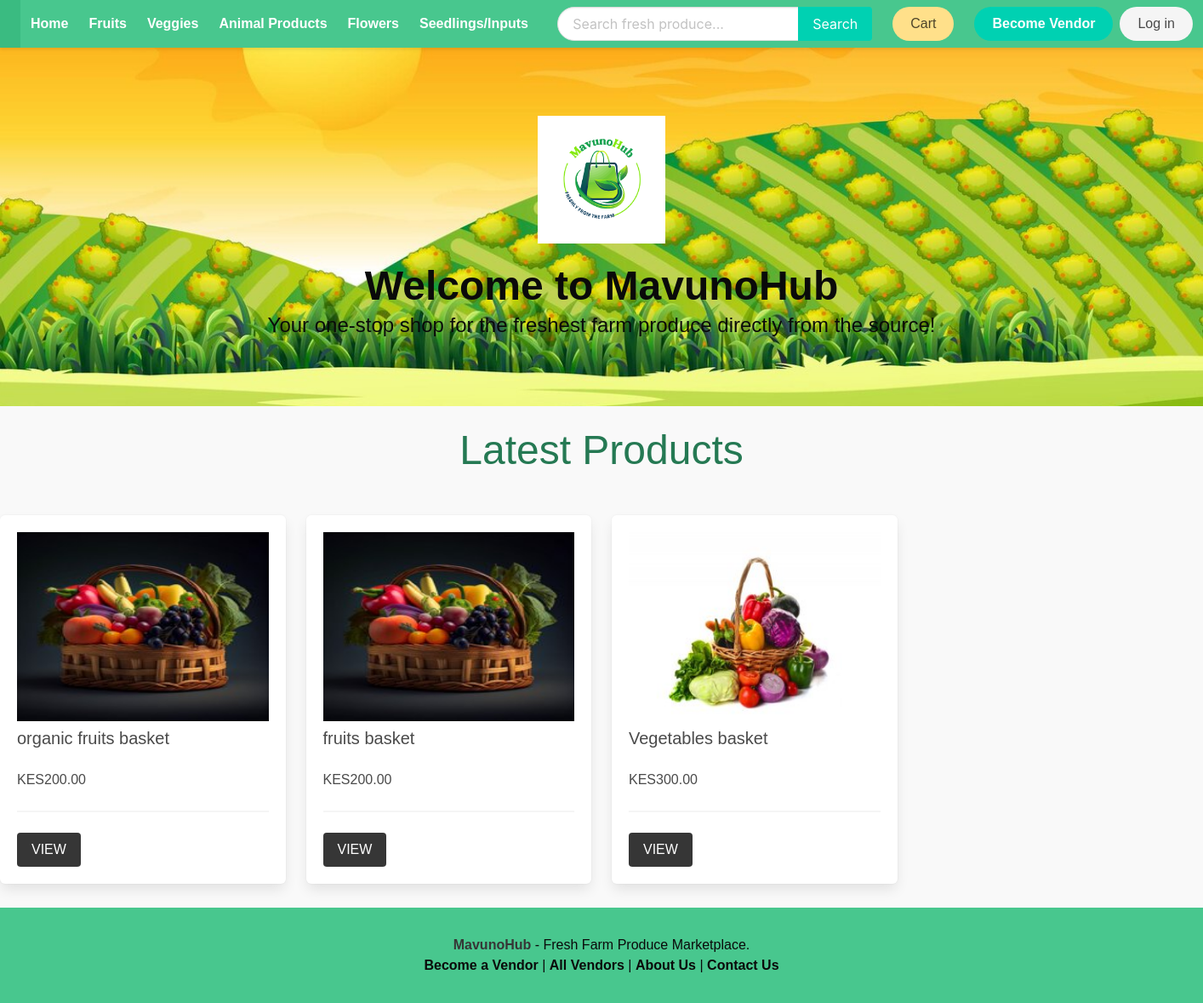
/core/, run on the app's committed database.
### product/models.py (models this page shows, shortened)
class Category(models.Model):
    title = models.CharField(max_length=50)
    slug = models.SlugField(max_length=55)
    ordering = models.IntegerField(default=0)
    class Meta:
        ordering = ['ordering']

class Product(models.Model):
    category = models.ForeignKey(Category, related_name='products', on_delete=models.CASCADE)
    vendor = models.ForeignKey(Vendor, related_name="products", on_delete=models.CASCADE)
    title = models.CharField(max_length=50)
    slug = models.SlugField(max_length=55)
    description = models.TextField(blank=True, null=True)
    price = models.DecimalField(max_digits=6, decimal_places=2)
    added_date = models.DateTimeField(auto_now_add=True)
    image = models.ImageField(upload_to='uploads/', blank=True, null=True)
    thumbnail = models.ImageField(upload_to='uploads/', blank=True, null=True) # Change uploads to thumbnails
    class Meta:
        ordering = ['-added_date']
    def get_thumbnail(self):
        if self.thumbnail:
            return self.thumbnail.url

### core/views.py (the view)
# urls.py: path('', views.frontpage, name="home"),
def frontpage(request):
    newest_products = Product.objects.all()[0:8]
    context = {
        'newest_products': newest_products,
    }
    return render(request, 'core/frontpage.html', context)

### cart/cart.py (called while the page is built)
    def __len__(self):
        return sum(item['quantity'] for item in self.cart.values())

### cart/context_processors.py (called while the page is built)
def cart(request):
    return {'cart': Cart(request)}

### product/context_processors.py (called while the page is built)
def menu_categories(request):
    categories = Category.objects.all()
    return {'categories': categories}

### templates/core/frontpage.html (shortened to what this page needs)
{% extends 'core/base.html' %}
{% block content %}
    <div class="columns is-multiline mb-4">
        <div class="column is-12 has-test-centered mt-4 mb-4">
            <h1 class="is-size-1 text-center text-bold has-text-success-dark">Latest Products</h1>
        </div>
        {% for product in newest_products %}
            {% include 'product/parts/list_item.html' %}
        {% endfor %}
    </div>
{% endblock content %}

### templates/core/base.html (shortened to what this page needs)
{% load static %}
<!DOCTYPE html>
<html lang="en">
<head>
    {% load static %}
    <link rel="stylesheet" href="https://cdn.jsdelivr.net/npm/bulma@0.9.2/css/bulma.min.css">
    <link rel="stylesheet" href="{% static 'css/main.css' %}">
</head>
<body>
    <div class=" mb-0 has-background-success">
        <nav class="navbar is-success" role="navigation" aria-label="main navigation">
            <div class="navbar-brand">
                <a class="navbar-item" href="{% url 'core:home' %}">
                </a>
            </div>
            <div id="navbarBasicExample" class="navbar-menu">
                <div class="navbar-start">
                    <a class="navbar-item has-text-weight-bold" href="{% url 'core:home' %}">Home</a>
                    {% for category in categories %}
                        <a class="navbar-item has-text-weight-bold" href="{% url 'product:category' category.slug %}">
                            {{ category.title }}
                        </a>
                    {% endfor %}
                </div>
                <div class="navbar-end">
                    <div class="navbar-item">
                        <form method="get" action="{% url 'product:search' %}">
                            <div class="field has-addons">
                                <div class="control">
                                    <input type="search" name="query" class="input is-rounded" placeholder="Search fresh produce...">
                                </div>
                                <div class="control">
                                    <button class="button is-primary">Search</button>
                                </div>
                            </div>
                        </form>
                    </div>
                    <div class="navbar-item">
                        <a href="{% url 'cart:cart' %}" class="button is-warning is-rounded">
                            Cart {% if cart %} ({{ cart|length }}) {% endif %}
                        </a>
                    </div>
                    {% if request.user.is_authenticated %}
                        <div class="navbar-item has-dropdown is-hoverable">
                            <a class="navbar-link is-capitalized">{{ user.vendor.name }}</a>
                            <div class="navbar-dropdown">
                                <a class="navbar-item" href="{% url 'vendor:vendor-admin' %}">Profile</a>
                                <a class="navbar-item" href="{% url 'vendor:edit-vendor' %}">Update Profile</a>
                                <a class="navbar-item" href="{% url 'vendor:add-product' %}">Add Product</a>
                                <hr class="navbar-divider">
                                <a class="navbar-item" href="{% url 'vendor:logout' %}">Logout</a>
                            </div>
                        </div>
                    {% else %}
                        <div class="navbar-item">
                            <div class="buttons">
                                <a class="button is-primary is-rounded" href="{% url 'vendor:become-vendor' %}"><strong>Become Vendor</strong></a>
                                <a class="button is-light is-rounded" href="{% url 'vendor:login' %}">Log in</a>
                            </div>
                        </div>
                    {% endif %}
                </div>
            </div>
        </nav>
    </div>
    <section class="hero is-primary is-bold mb-0" style="background: url('{% static "imgs/farm-bg.jpg" %}') center/cover; ">
        <div class="hero-body">
            <div class="container has-text-centered">
                <img src="{% static 'imgs/logo.png' %}" alt="MavunoHub Logo" width="150" height="100">
                <h1 class="title has-text-weight-bold has-text-black">Welcome to MavunoHub</h1>
                <p class="subtitle has-text-black">Your one-stop shop for the freshest farm produce directly from the source!</p>
            </div>
        </div>
    </section>
        <div class="">
            {% block content %}
            {% endblock content %}
        </div>
    <footer class="footer has-background-success">
        <div class="content has-text-centered">
            <p class="has-text-black">
                <strong>MavunoHub</strong> - Fresh Farm Produce Marketplace.<br>
                <a href="{% url 'vendor:become-vendor' %}" class="has-text-black">Become a Vendor</a> |
                <a href="{% url 'vendor:vendors' %}" class="has-text-black">All Vendors</a> |
                <a href="{% url 'core:about' %}" class="has-text-black">About Us</a> |
                <a href="{% url 'core:contact' %}" class="has-text-black">Contact Us</a>
            </p>
        </div>
    </footer>
</body>
</html>

### templates/product/parts/list_item.html
<div class="column is-3 product-list-item">
                <div class="box">
                    <figure class="image is-4by3 mb-2">
                        <img src="{{ product.get_thumbnail }}" alt="{{product.title}}">
                    </figure>
                    <h2 class="subtitle">{{product.title}}</h2>
                    <h3 class="price is-size-6 mb-5">KES{{product.price}}</h3>
                    <hr>
                    <a href="{% url 'product:product' product.category.slug product.slug %}" class="button is-dark is-uppercase">View</a>
                </div>
            </div>

### static/css/main.css (style rules this page uses)
body { font-family: 'Arial', sans-serif; margin: 0; padding: 0; background-color: #f9f9f9; color: #4a4a4a; }
a { text-decoration: none; color: inherit; }
.navbar { box-shadow: 0 2px 4px rgba(0, 0, 0, 0.1); }
.hero.is-primary { background: linear-gradient(rgba(50, 115, 220, 0.8), rgba(50, 115, 220, 0.8)), url('../imgs/farm-bg.jpg') center/cover no-repeat; color: #0c0808; }
.hero .title { font-size: 3rem; font-weight: bold; }
.hero .subtitle { font-size: 1.5rem; margin-top: 1rem; }
.button { transition: all 0.3s ease; }
.button.is-rounded { border-radius: 50px; }
.input.is-rounded { border-radius: 30px; border: 1px solid #dcdcdc; }
.footer { padding: 2rem 1rem; background-color: #f5f5f5; }
.footer a { color: #4a4a4a; font-weight: bold; }
.container { padding: 2rem; }
.container img { margin-bottom: 1rem; max-width: 100%; height: auto; }
.text-center { text-align: center; }
.mb-2 { margin-bottom: 2rem; }

### data on the page
Category: title "Fruits"
Category: title "Veggies"
Category: title "Animal Products"
Category: title "Flowers"
Category: title "Seedlings/Inputs"
Product: get_thumbnail (picture), title "organic fruits basket", price "200.00"
Product: get_thumbnail (picture), title "fruits basket", price "200.00"
Product: get_thumbnail (picture), title "Vegetables basket", price "300.00"
